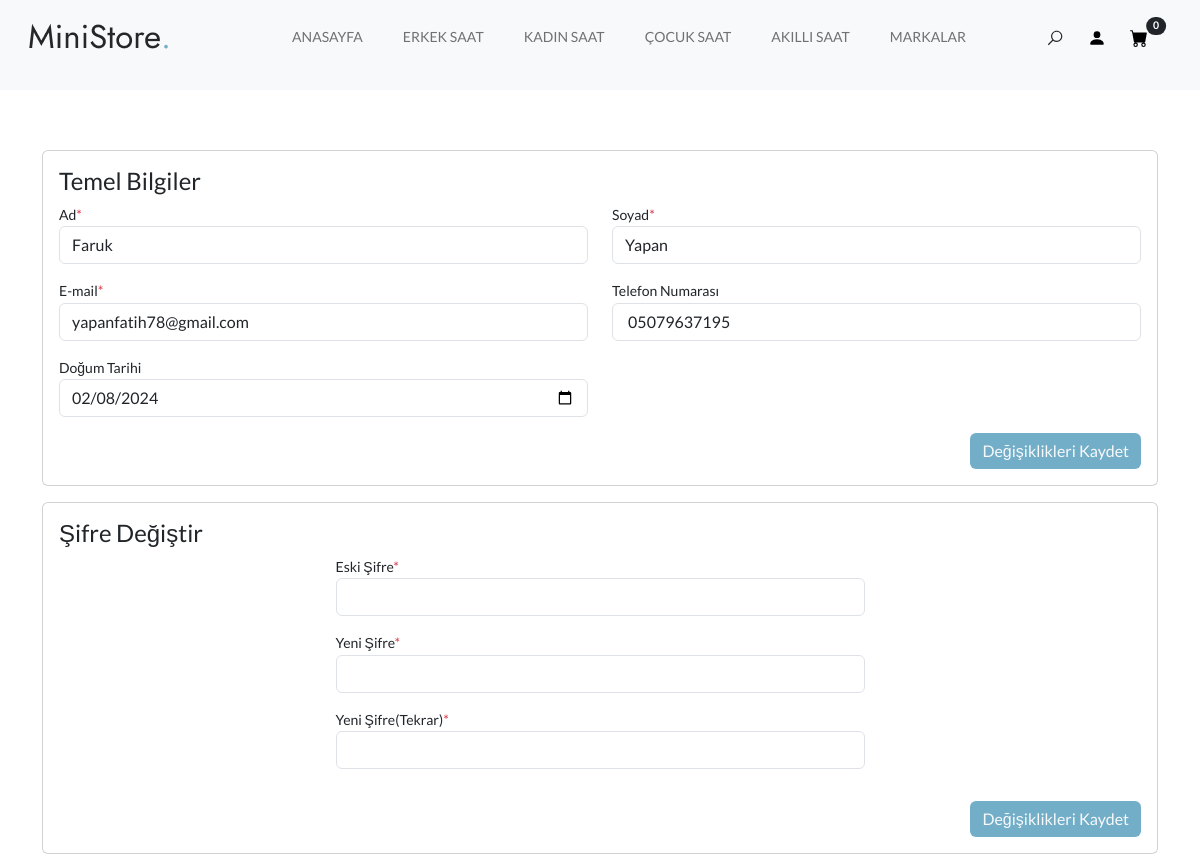
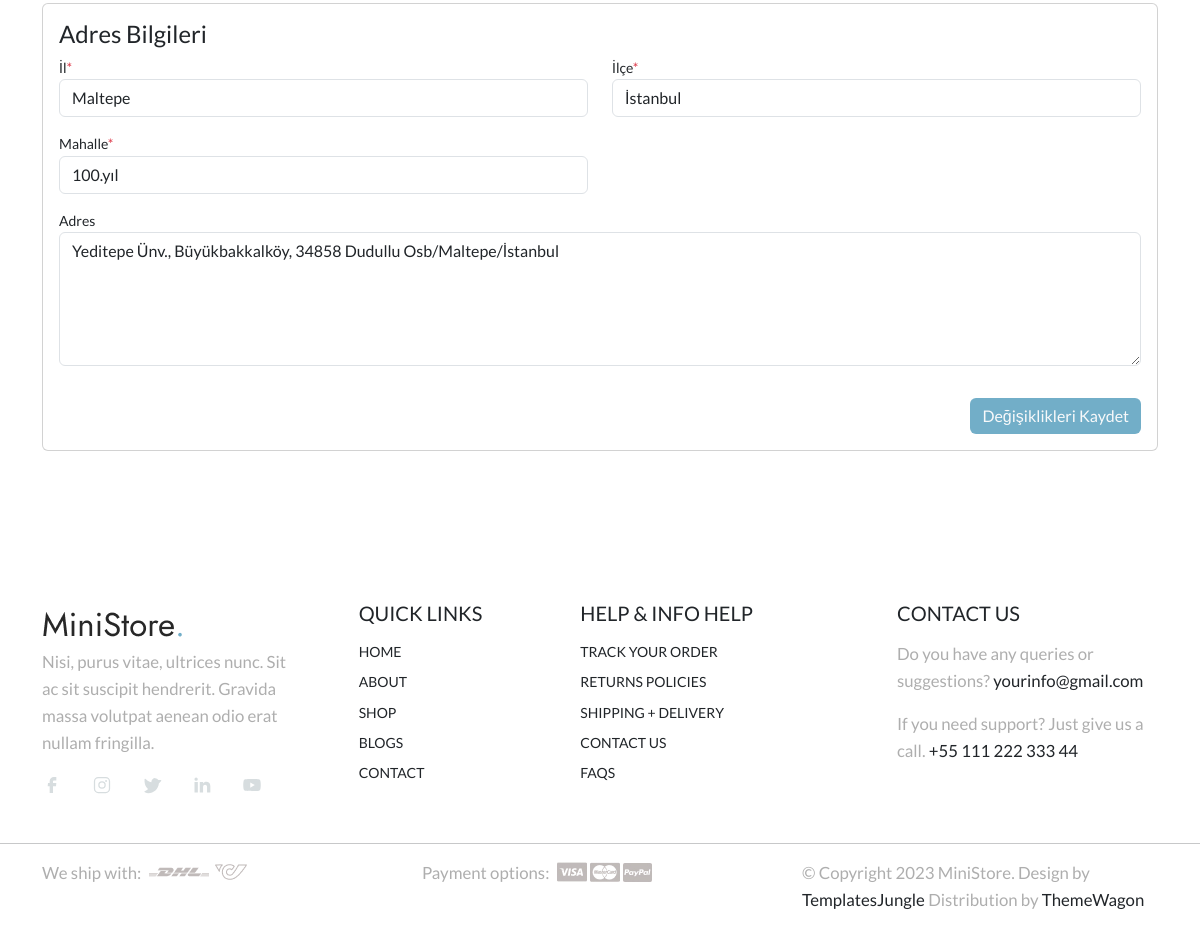
The app's page /profil/ (signed in) with its own data (2 pictures, top to bottom).
### Appcommerce/models.py (models this page shows, shortened)
class Profil(models.Model):
    kullanici = models.OneToOneField(User, on_delete=models.CASCADE)
    telefon_numarasi = models.CharField(max_length=50, null=True,blank=True)
    dogum_tarihi = models.DateField(null=True,blank=True)
    class Meta:
        verbose_name_plural = "Profiller"

class Adres(models.Model):
    kullanici = models.ForeignKey(User, on_delete=models.CASCADE)
    adres = models.TextField(null=True,blank=True)
    il = models.CharField(max_length=50,null=True,blank=True)
    ilce = models.CharField(max_length=50,null=True,blank=True)
    mahalle = models.CharField(max_length=50,null=True,blank=True)
    class Meta:
        verbose_name_plural = "Adresler"

### Appcommerce/views.py (the view, shortened to what this page needs)
# urls.py: path("profil/", profil, name="profil"),
@login_required(login_url='/login/')
def profil(request):
    user = User.objects.get(username=request.user)
    profil_info = Profil.objects.get(kullanici=user)
    adres = Adres.objects.get(kullanici=user)
    basket_products = BasketProduct.objects.filter(user=request.user)
    context={
        "profil_info":profil_info,
        "adres":adres,
        "basket_products":basket_products,
        "productquantity":ProductQuantity(request)
    }
    return render(request,"user/profil.html", context)

### Appcommerce/views.py (called while the page is built)
def ProductQuantity(request):
    if request.user.is_authenticated:
        return BasketProduct.objects.filter(user=request.user)
    else:
        return None

### Appcommerce/templates/user/profil.html (shortened to what this page needs)
{% extends 'base.html' %}
{% load static %}
{% load custom_filters %}
{% load i18n %}
{% block content %}
<div class="content" style="padding: 150px 0;" id="basic_information">
    <div class="container">
        <div class="row">
            <div class="col-12">
                <form method="post">
                    <div class="card">
                        <div class="card-body">
                            <h4 class="card-title">{% trans "Temel Bilgiler" %}</h4>
                            <div class="row">
                                <div class="col-md-6">
                                    <div class="mb-3">
                                        <label>{% trans "Ad" %}<span class="text-danger">*</span></label>
                                        <input type="text" class="form-control" name="first_name"
                                            value="{{ profil_info.kullanici.first_name }}">
                                    </div>
                                </div>
                                <div class="col-md-6">
                                    <div class="mb-3">
                                        <label>{% trans "Soyad" %}<span class="text-danger">*</span></label>
                                        <input type="text" class="form-control" name="last_name"
                                            value="{{ profil_info.kullanici.last_name }}">
                                    </div>
                                </div>
                                <div class="col-md-6">
                                    <div class="mb-3">
                                        <label>{% trans "E-mail" %}<span class="text-danger">*</span></label>
                                        <input type="email" class="form-control" name="email"
                                            value="{{ profil_info.kullanici.email }}" required>
                                    </div>
                                </div>
                                <div class="col-md-6">
                                    <div class="mb-3">
                                        <label>{% trans "Telefon Numarası" %}</label>
                                        <input type="tel" class="form-control " name="phone_number"
                                            {% if profil_info.telefon_numarasi %}
                                            value=" {{ profil_info.telefon_numarasi }}"
                                            {% endif %}
                                             id="tel" required>
                                    </div>
                                </div>
                                <div class="col-md-6">
                                    <div class="mb-0">
                                        <label>{% trans "Doğum Tarihi" %}</label>
                                        <input type="date" class="form-control" name="date_of_birth"
                                            value="{{ profil_info.dogum_tarihi|date:'Y-m-d' }}" required>
                                    </div>
                                </div>
                            </div>
                            <div class="submit-section submit-btn-bottom mt-3">
                                <button type="submit" class="btn btn-primary d-block ms-auto" name="button" value="profil">
                                </button>
                            </div>
                        </div>
                    </div>
                </form>
                <form method="post">
                    <div class="card mt-3" id="change_password">
                        <div class="card-body">
                            <h4 class="card-title">{% trans "Şifre Değiştir" %}</h4>
                            <div class="row flex-column d-flex justify-content-center align-items-center">
                                <div class="col-md-6">
                                    <div class="mb-3">
                                        <label>{% trans "Eski Şifre" %}<span class="text-danger">*</span></label>
                                        <input type="password" class="form-control" name="old_password" required>
                                    </div>
                                </div>
                                <div class="col-md-6">
                                    <div class="mb-3">
                                        <label>{% trans "Yeni Şifre" %}<span class="text-danger">*</span></label>
                                        <input type="password" class="form-control" name="new_password" required>
                                    </div>
                                </div>
                                <div class="col-md-6">
                                    <div class="mb-3">
                                        <label>{% trans "Yeni Şifre(Tekrar)" %}<span class="text-danger">*</span></label>
                                        <input type="password" class="form-control" name="rnew_password" required>
                                    </div>
                                </div>
                            </div>
                            <div class="submit-section submit-btn-bottom mt-3">
                                <button type="submit" class="btn btn-primary d-block ms-auto" name="button" value="password">
                                </button>
                            </div>
                        </div>
                    </div>
                </form>
                <form method="post">
                    <div class="card mt-3" id="address_info">
                        <div class="card-body">
                            <h4 class="card-title">{% trans "Adres Bilgileri" %}</h4>
                            <div class="row">
                                <div class="col-md-6">
                                    <div class="mb-3">
                                        <label>{% trans "İl" %}<span class="text-danger">*</span></label>
                                        <input type="text" class="form-control" name="il"
                                            value="{{ adres.il }}">
                                    </div>
                                </div>
                                <div class="col-md-6">
                                    <div class="mb-3">
                                        <label>{% trans "İlçe" %}<span class="text-danger">*</span></label>
                                        <input type="text" class="form-control" name="ilce"
                                            value="{{ adres.ilce }}">
                                    </div>
                                </div>
                                <div class="col-md-6">
                                    <div class="mb-3">
                                        <label>{% trans "Mahalle" %}<span class="text-danger">*</span></label>
                                        <input type="email" class="form-control" name="mahalle"
                                            value="{{ adres.mahalle }}" readonly>
                                    </div>
                                </div>
                                <div class="col-md-12">
                                    <div class="mb-3">
                                        <label>{% trans "Adres" %}</label>
                                        <textarea type="text" class="form-control" rows="5" name="adres">{{ adres.adres }}</textarea>
                                    </div>
                                </div>
                            </div>
                            <div class="submit-section submit-btn-bottom mt-3">
                                <button type="submit" class="btn btn-primary d-block ms-auto" name="button" value="address">
                                </button>
                            </div>
                        </div>
                    </div>
                </form>
            </div>
        </div>
    </div>
</div>
{% endblock %}

### Appcommerce/static/css/style.css (style rules this page uses)
:root { --accent-color: #717171; --white-color: #fff; --black-color: #000; --gray-color: #F3F3F3; --gray-color-300: #D8D8D8; --gray-color-500: #AEAEAE; --gray-color-800: #3A3A3A; --light-gray-color: #D7DDDF; --primary-color: #72AEC8; --bs-primary-rgb: 114,174,200; --light-color: #f8f9fa; --dark-color: #212529; --light-blue-color: #EDF1F3; --navbar-color-color: #131814; --swiper-theme-color: #4A4A4A; --swiper-pagination-color: #4A4A4A; }
:root { --body-font : "Lato", sans-serif; --heading-font : "Jost", sans-serif; }
*, *::before, *::after { -webkit-box-sizing: border-box; -moz-box-sizing: border-box; box-sizing: border-box; }
html { box-sizing: border-box; }
body { font-family: var(--body-font); font-size: 14px; font-weight: 500; line-height: 1.6; margin: 0; min-height: 100vh; }
.btn.btn-primary { background: var(--primary-color); color: var(--light-color); border: none; }

### records on screen
Profil: first_name "Faruk", last_name "Yapan", email "yapanfatih78@gmail.com", phone_number "05079637195", date_of_birth "02/08/2024"
Adres: il "Maltepe", ilce "İstanbul", mahalle "100.yıl", adres "Yeditepe Ünv., Büyükbakkalköy, 34858 Dudullu Osb/Maltepe/İstanbul"

### other values on screen
{{ productquantity|length }} "0"
